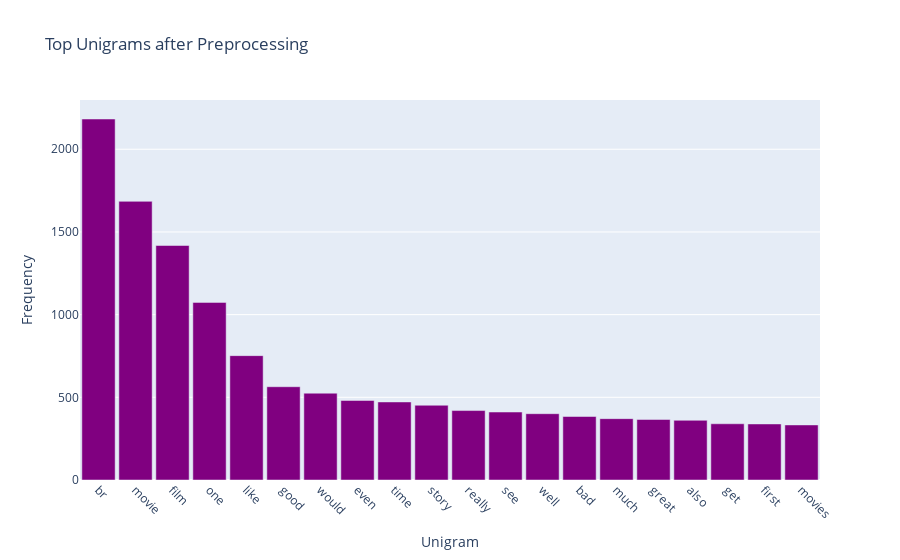

This figure's notebook cell:
### Code cell
# Plotting Unigram Frequency Distribution with Plotly
fig = px.bar(
    unigram_df,
    x="Unigram",
    y="Frequency",
    title="Top Unigrams after Preprocessing",
    color_discrete_sequence=["purple"],
)
fig.update_xaxes(tickangle=45)
fig.update_layout(xaxis_title="Unigram", yaxis_title="Frequency", bargap=0.1)
fig.show()

### Figure 1 — Plotly figure (JSON) as saved in the notebook; plotly's stock layout.template omitted (floating-point values rounded to 4 significant figures)
{"data": [{"alignmentgroup": "True", "hovertemplate": "Unigram=%{x}<br>Frequency=%{y}<extra></extra>", "legendgroup": "", "marker": {"color": "purple", "pattern": {"shape": ""}}, "name": "", "offsetgroup": "", "orientation": "v", "showlegend": false, "textposition": "auto", "type": "bar", "x": ["br", "movie", "film", "one", "like", "good", "would", "even", "time", "story", "really", "see", "well", "bad", "much", "great", "also", "get", "first", "movies"], "xaxis": "x", "y": [2183, 1685, 1418, 1074, 752, 564, 525, 481, 472, 452, 420, 411, 401, 384, 371, 366, 361, 340, 339, 333], "yaxis": "y"}], "layout": {"bargap": 0.1, "barmode": "relative", "legend": {"tracegroupgap": 0}, "title": {"text": "Top Unigrams after Preprocessing"}, "xaxis": {"anchor": "y", "domain": [0, 1], "tickangle": 45, "title": {"text": "Unigram"}}, "yaxis": {"anchor": "x", "domain": [0, 1], "title": {"text": "Frequency"}}}}
